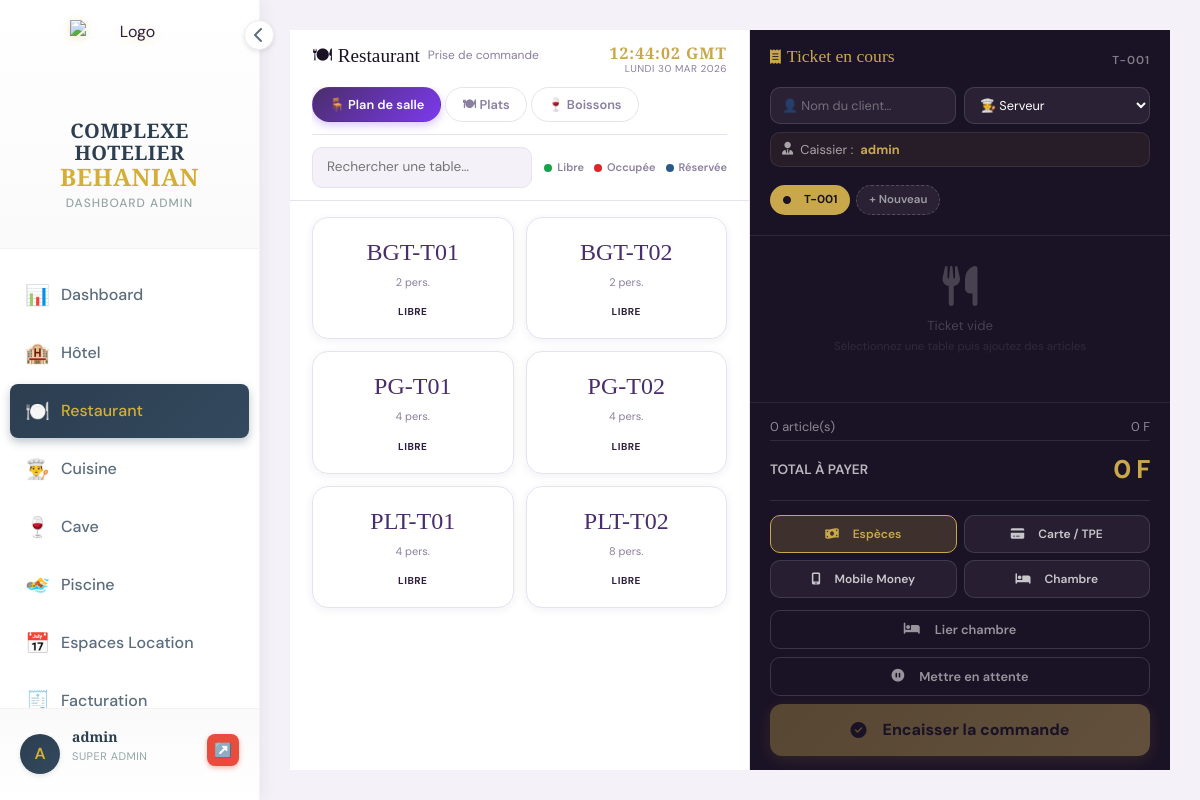
The app's page /restaurant/ (signed in) with its own data.
### restaurant/models.py (models this page shows, shortened)
class Table(models.Model):
    numero = models.CharField(max_length=10, unique=True, verbose_name="Numéro")
    capacite = models.IntegerField(verbose_name="Capacité (personnes)")
    statut = models.CharField(
        max_length=20,
        choices=[
            ('disponible', 'Disponible'),
            ('occupee', 'Occupée'),
            ('reservee', 'Réservée'),
        ],
        default='disponible',
        verbose_name="Statut"
    )
    class Meta:
        verbose_name = "Table"
        verbose_name_plural = "Tables"
        ordering = ['numero']

### restaurant/views.py (the view)
# urls.py: path('', views.restaurant_tpe, name='index'),
@require_module_access('restaurant')
def restaurant_tpe(request):
    from dashboard.models import Configuration
    from bar.models import CategorieBar
    mots_boisson = ['boisson', 'bière', 'biere', 'vin', 'alcool', 'soda', 'jus', 'soft', 'liqueur', 'spiritueux']
    categories_cuisine = [
        c for c in CategorieMenu.objects.all()
        if not any(m in c.nom.lower() for m in mots_boisson)
    ]
    categories_bar = CategorieBar.objects.all().order_by('nom')
    ids_cat_cuisine = [c.id for c in categories_cuisine]
    plats = PlatMenu.objects.filter(
        disponible=True,
        categorie__id__in=ids_cat_cuisine
    ) if ids_cat_cuisine else PlatMenu.objects.filter(disponible=True)
    boissons_bar = BoissonBar.objects.filter(
        disponible=True, statut='actif'
    ).select_related('categorie').order_by('categorie__nom', 'nom')
    tables = Table.objects.all()
    commandes_en_cours_list = Commande.objects.filter(
        statut__in=['en_attente', 'en_preparation', 'prete', 'servie']
    ).order_by('-date_modification').prefetch_related('lignes', 'table')
    accompagnements = PlatMenu.objects.filter(disponible=True, is_accompagnement=True)
    config = Configuration.load()
    for plat in plats:
        is_available, _ = check_stock_availability(plat, 1)
        plat.en_stock = is_available
        if hasattr(plat, 'fiche_technique'):
            plat.stock_quantity = plat.fiche_technique.max_portions_possibles()
        else:
            try:
                ing = Ingredient.objects.filter(nom__iexact=plat.nom).first()
                plat.stock_quantity = int(ing.quantite_stock) if ing else 999
            except:
                plat.stock_quantity = 999
    for b in boissons_bar:
        b.stock_quantity = int(b.quantite_stock)
    from django.contrib.auth.models import Group, User as AuthUser
    try:
        groupe_serveurs = Group.objects.get(name='Serveuse/Serveur')
        serveurs = AuthUser.objects.filter(
            groups=groupe_serveurs, is_active=True
        ).order_by('first_name', 'last_name', 'username')
    except Group.DoesNotExist:
        serveurs = AuthUser.objects.none()
    from hotel.models import Reservation as HotelReservation
    chambres_occupees = HotelReservation.objects.filter(
        statut='en_cours'
    ).select_related('client', 'chambre').order_by('chambre__numero')
    context = {
        'categories': CategorieMenu.objects.all(),
        'plats': plats,
        'categories_cuisine': categories_cuisine,
        'categories_bar': categories_bar,
        'boissons_bar': boissons_bar,
        'tables': tables,
        'accompagnements': accompagnements,
        'commandes_en_cours': commandes_en_cours_list.count(),
        'commandes_en_cours_list': commandes_en_cours_list,
        'config': config,
        'serveurs': serveurs,
        'chambres_occupees': chambres_occupees,
    }
    return render(request, 'restaurant/index.html', context)

### templates/restaurant/index.html (shortened to what this page needs)
{% extends 'dashboard/base_dashboard.html' %}
{% load static restaurant_extras %}
{% block content %}
<div class="tpe-wrap">
  <div class="panel-catalogue">
    <div class="cat-header">
      <div class="cat-header-top">
        <h2>🍽 Restaurant
          <small style="font-family:'DM Sans';font-size:0.75rem;color:var(--cave-muted);font-weight:400;">Prise de commande</small>
        </h2>
        <div style="display:flex;flex-direction:column;align-items:flex-end;line-height:1.2;">
          <span style="font-family:'Playfair Display',serif;font-size:1rem;font-weight:600;color:var(--cave-gold);letter-spacing:1px;" id="restoClockTime">--:--:--</span>
          <span style="font-size:10px;color:var(--cave-muted);text-transform:uppercase;letter-spacing:0.5px;" id="restoClockDate">---</span>
        </div>
      </div>
      <div class="nav-tabs-wrap">
        <button class="nav-tab active" data-view="salle" onclick="switchView(this)">
          🪑 Plan de salle
        </button>
        <button class="nav-tab" data-view="plats" onclick="switchView(this)">
          🍽 Plats
        </button>
        <button class="nav-tab" data-view="boissons" onclick="switchView(this)">
          🍷 Boissons
        </button>
      </div>
    </div>
    <div class="view-panel active" id="view-salle">
      <div class="salle-header">
        <input type="text" class="salle-search" placeholder="Rechercher une table…" oninput="filtrerTables(this.value)">
        <div class="salle-legend">
          <span class="legend-dot"><span class="dot libre"></span>Libre</span>
          <span class="legend-dot"><span class="dot occupee"></span>Occupée</span>
          <span class="legend-dot"><span class="dot reservee"></span>Réservée</span>
        </div>
      </div>
      <div class="salle-grid" id="salleGrid">
        {% for table in tables %}
        <div class="table-card {{ table.statut }}"
             id="table-card-{{ table.id }}"
             data-id="{{ table.id }}"
             data-num="{{ table.numero }}"
             data-statut="{{ table.statut }}"
             onclick="selectionnerTable({{ table.id }}, '{{ table.numero }}', '{{ table.statut }}')">
          <div class="table-numero">{{ table.numero }}</div>
          <div class="table-cap">{{ table.capacite }} pers.</div>
          <span class="table-statut-badge badge-{{ table.statut }}">
            {% if table.statut == 'disponible' %}LIBRE{% elif table.statut == 'occupee' %}OCCUPÉE{% else %}RÉSERVÉE{% endif %}
          </span>
        </div>
        {% endfor %}
      </div>
    </div>
  </div>
  <div class="panel-ticket">
    <div class="ticket-header">
      <div class="ticket-header-top">
        <h3><i class="fas fa-receipt" style="font-size:0.9rem;margin-right:6px;"></i>Ticket en cours</h3>
        <span class="ticket-num" id="ticketNum">T-001</span>
      </div>
      <div class="ticket-meta">
        <input type="text" id="inputClient" placeholder="👤 Nom du client…" oninput="majTicketMeta()">
        <select id="selectServeur" onchange="majTicketMeta()">
          <option value="">🧑‍🍳 Serveur</option>
        </select>
        <div class="caissier-info">
          <i class="fas fa-user-tie"></i>
          Caissier : <strong>{{ request.user.get_full_name|default:request.user.username }}</strong>
        </div>
      </div>
      <div class="tickets-attente" id="ticketsAttente">
        <button class="ticket-attente-btn active" data-tid="1" onclick="chargerTicket(1)">
          <i class="fas fa-circle" style="font-size:0.5rem;"></i> T-001
        </button>
        <button class="btn-new-ticket" onclick="nouveauTicket()">+ Nouveau</button>
      </div>
    </div>
    <div class="ticket-lines" id="ticketLines">
      <div class="ticket-empty" id="ticketEmpty">
        <i class="fas fa-utensils"></i>
        <p>Ticket vide<br><small style="opacity:0.5;">Sélectionnez une table puis ajoutez des articles</small></p>
      </div>
    </div>
    <div class="ticket-footer">
      <div class="sous-total-row">
        <span id="nbArticlesLabel">0 article(s)</span>
        <span id="sousTotal">0 F</span>
      </div>
      <div class="total-row">
        <span class="total-label">TOTAL À PAYER</span>
        <span class="total-value" id="totalDisplay">0 F</span>
      </div>
      <div class="paiement-grid">
        <button class="pay-btn selected" data-mode="especes" onclick="selectPaiement(this)">
          <i class="fas fa-money-bill-wave"></i> Espèces
        </button>
        <button class="pay-btn" data-mode="carte" onclick="selectPaiement(this)">
          <i class="fas fa-credit-card"></i> Carte / TPE
        </button>
        <button class="pay-btn" data-mode="mobile" onclick="selectPaiement(this)">
          <i class="fas fa-mobile-alt"></i> Mobile Money
        </button>
        <button class="pay-btn" data-mode="chambre" onclick="selectPaiement(this)">
          <i class="fas fa-bed"></i> Chambre
        </button>
      </div>
      <button class="btn-attente" id="btnLierChambre" onclick="ouvrirModalLierChambre()" title="Lier à une chambre hôtel">
        <i class="fas fa-bed"></i> Lier chambre
      </button>
      <button class="btn-attente" onclick="mettreEnAttente()">
        <i class="fas fa-pause-circle"></i> Mettre en attente
      </button>
      <button class="btn-valider" id="btnValider" onclick="ouvrirModalPaiement()" disabled>
        <i class="fas fa-check-circle"></i> Encaisser la commande
      </button>
    </div>
  </div>
</div>
{% endblock %}

### templates/dashboard/base_dashboard.html (shortened to what this page needs)
{% load static %}
<!DOCTYPE html>
<html lang="fr">
<head>
    <link href="https://cdn.jsdelivr.net/npm/bootstrap@5.3.0/dist/css/bootstrap.min.css" rel="stylesheet">
    <link rel="stylesheet" href="https://cdnjs.cloudflare.com/ajax/libs/font-awesome/6.4.0/css/all.min.css">
</head>
<body>
    <div class="sidebar" id="sidebar">
        <div class="logo-section">
            <div class="sidebar-toggle" onclick="toggleSidebar()">
                <i class="fas fa-chevron-left" id="toggleIcon"></i>
            </div>
            <div class="logo">
                <div class="logo-icon">
                    <img src="{% static 'images/Logo.png' %}" alt="Logo">
                </div>
                <div class="logo-text">
                    <h1>COMPLEXE HOTELIER<br><span>BEHANIAN</span></h1>
                    <p>Dashboard Admin</p>
                </div>
            </div>
        </div>
        <nav class="nav-menu">
            <a href="{% url 'dashboard:index' %}" class="nav-item {% if request.resolver_match.url_name == 'index' and request.resolver_match.app_name == 'dashboard' %}active{% endif %}">
                <span class="nav-item-icon">📊</span>
                <span class="nav-text">Dashboard</span>
            </a>
            {% if 'hotel' in accessible_modules %}
            <a href="{% url 'hotel:index' %}" class="nav-item {% if request.resolver_match.app_name == 'hotel' %}active{% endif %}">
                <span class="nav-item-icon">🏨</span>
                <span class="nav-text">Hôtel</span>
            </a>
            {% endif %}
            {% if 'restaurant' in accessible_modules %}
            <a href="{% url 'restaurant:index' %}" class="nav-item {% if request.resolver_match.app_name == 'restaurant' %}active{% endif %}">
                <span class="nav-item-icon">🍽️</span>
                <span class="nav-text">Restaurant</span>
            </a>
            {% endif %}
            {% if 'cuisine' in accessible_modules %}
            <a href="{% url 'cuisine:index' %}" class="nav-item {% if request.resolver_match.app_name == 'cuisine' %}active{% endif %}">
                <span class="nav-item-icon">👨‍🍳</span>
                <span class="nav-text">Cuisine</span>
            </a>
            {% endif %}
            {% if 'bar' in accessible_modules %}
            <a href="{% url 'bar:dashboard' %}" class="nav-item {% if request.resolver_match.app_name == 'bar' %}active{% endif %}">
                <span class="nav-item-icon">🍷</span>
                <span class="nav-text">Cave</span>
            </a>
            {% endif %}
            {% if 'piscine' in accessible_modules %}
            <a href="{% url 'piscine:index' %}" class="nav-item {% if request.resolver_match.app_name == 'piscine' %}active{% endif %}">
                <span class="nav-item-icon">🏊</span>
                <span class="nav-text">Piscine</span>
            </a>
            {% endif %}
            {% if 'espaces' in accessible_modules %}
            <a href="{% url 'espaces_evenementiels:index' %}" class="nav-item {% if request.resolver_match.app_name == 'espaces_evenementiels' %}active{% endif %}">
                <span class="nav-item-icon">📅</span>
                <span class="nav-text">Espaces Location</span>
            </a>
            {% endif %}
            {% if 'facturation' in accessible_modules %}
            <a href="{% url 'facturation:index' %}" class="nav-item {% if request.resolver_match.app_name == 'facturation' %}active{% endif %}">
                <span class="nav-item-icon">🧾</span>
                <span class="nav-text">Facturation</span>
            </a>
            {% endif %}
        </nav>
        <div class="user-section">
            <div class="user-avatar">{{ user.username|first|upper }}</div>
            <div class="user-info">
                <h4>{{ user.get_full_name|default:user.username }}</h4>
                <p>{{ user_role }}</p>
            </div>
            <a href="{% url 'logout' %}" class="logout-btn" title="Se déconnecter">↗️</a>
        </div>
    </div>
    <div class="main-content">
        {% block content %}{% endblock %}
    </div>
</body>
</html>

### records on screen
Table: numero "BGT-T01", capacite "2", statut "LIBRE"
Table: numero "BGT-T02", capacite "2", statut "LIBRE"
Table: numero "PG-T01", capacite "4", statut "LIBRE"
Table: numero "PG-T02", capacite "4", statut "LIBRE"
Table: numero "PLT-T01", capacite "4", statut "LIBRE"
Table: numero "PLT-T02", capacite "8", statut "LIBRE"

### other values on screen
{{ user.username|first|upper }} "A"
{{ user.get_full_name|default:user.username }} "admin"
{{ user_role }} "SUPER ADMIN"
{{ request.user.get_full_name|default:request.user.username }} "admin"
